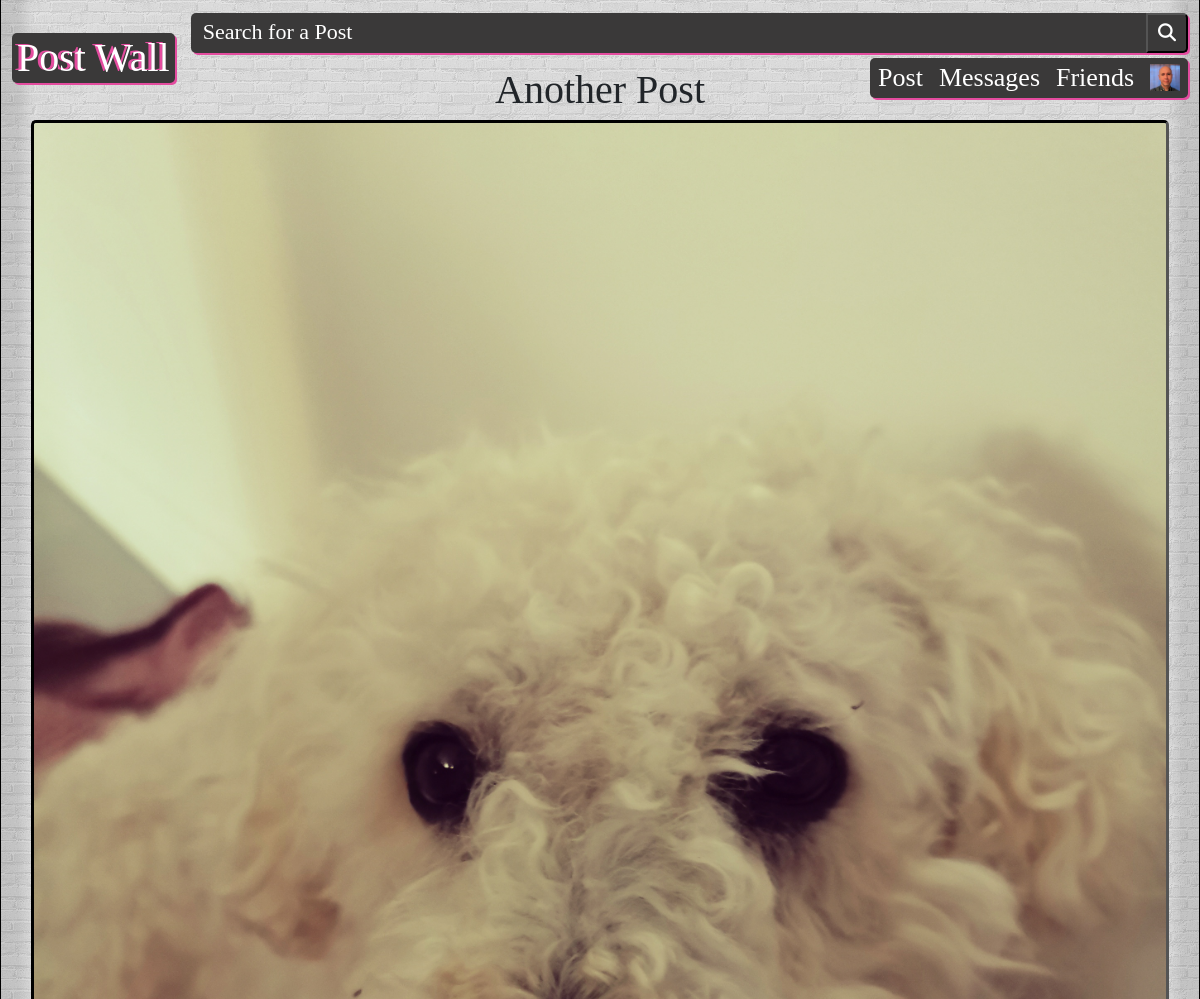
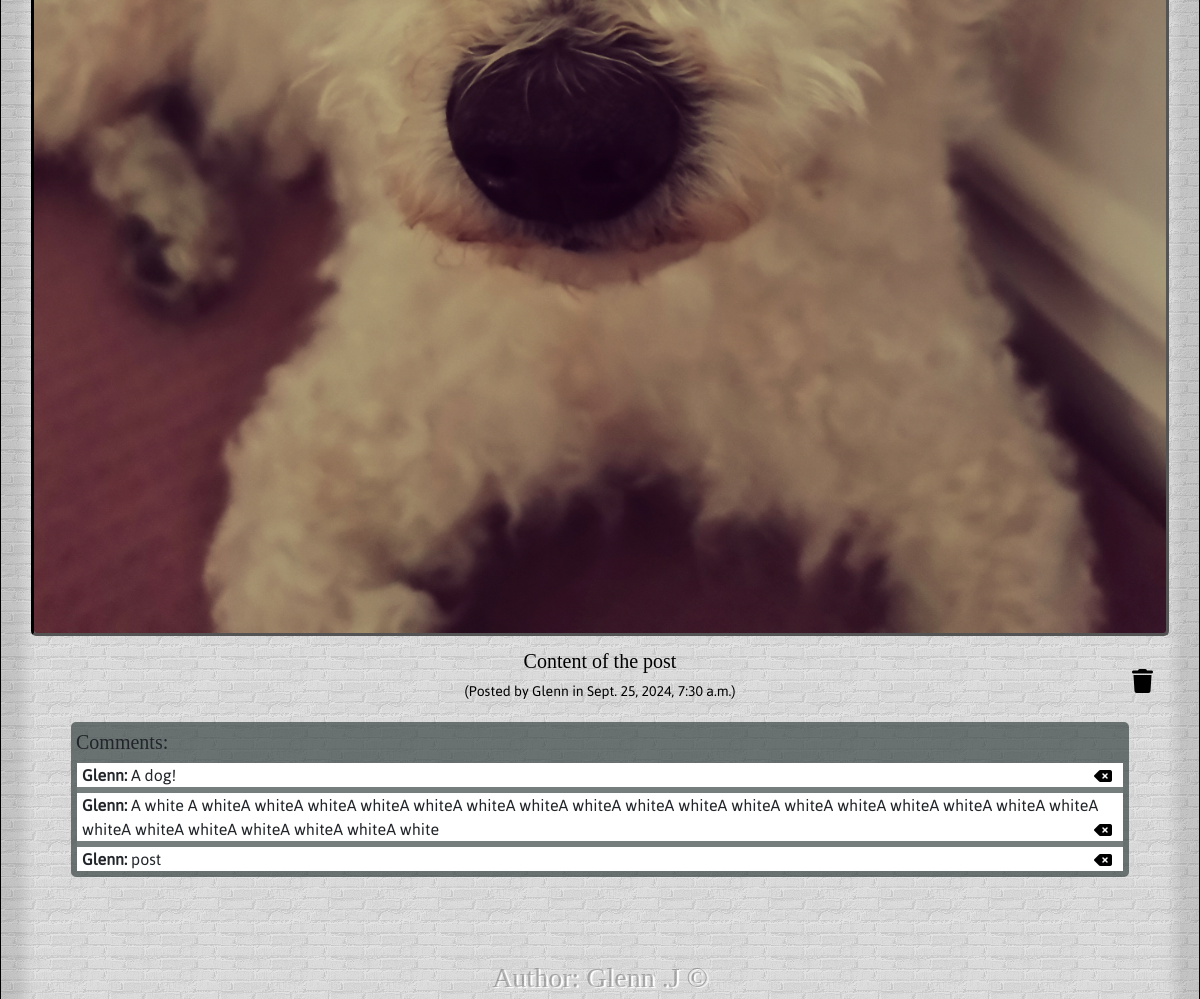
The page /post/9/ (signed in) on the database its author committed (2 pictures, top to bottom).
### blog/models.py (models this page shows, shortened)
class Post(models.Model):
    user            = models.ForeignKey(Profile, on_delete=models.CASCADE, related_name='posts')
    title           = models.CharField(max_length=50)
    img             = models.ImageField(upload_to='img/posts', blank=True, null=True)
    content         = models.TextField()
    created_at      = models.DateTimeField(default=timezone.now)
    updated_at      = models.DateTimeField(auto_now=True)
    is_published    = models.BooleanField(default=True)

class Comment(models.Model):
    post = models.ForeignKey(Post, on_delete=models.CASCADE, related_name='comments', null=True)
    user = models.ForeignKey(Profile, on_delete=models.CASCADE, related_name='comments')
    text = models.TextField()

### accounts/models.py (models this page shows, shortened)
class Profile(AbstractBaseUser):
    username          = models.CharField(max_length=50, unique=True)
    first_name        = models.CharField(max_length=50)
    last_name         = models.CharField(max_length=50)
    email             = models.EmailField(max_length=100, unique=True)
    profile_picture   = models.ImageField(blank=True, upload_to='profile/')
    date_joined       = models.DateTimeField(auto_now_add=True)
    last_login        = models.DateTimeField(auto_now=True)
    is_admin          = models.BooleanField(default=False)
    is_staff          = models.BooleanField(default=True)
    is_active         = models.BooleanField(default=True)
    is_inactive       = models.BooleanField(default=True)
    is_published      = models.BooleanField(default=True)
    USERNAME_FIELD    = 'email'
    REQUIRED_FIELDS   = ['username', 'first_name', 'last_name']
    objects = ProfileManager()

### blog/views.py (the view)
# urls.py: path('post/<int:post_id>/', views.post_detail, name='post_detail'),
def post_detail(request, post_id):
    post = get_object_or_404(Post, id=post_id)
    comments = post.comments.all()
    if request.method == 'POST':
        comment_form = CommentForm(request.POST)
        if comment_form.is_valid():
            profile = get_object_or_404(Profile, user=request.user)
            comment_form.save(user=profile, post=post)
            return redirect('postwall')
    else:
        comment_form = CommentForm()
    context = {
        'post': post,
        'comments': comments,
        'comment_form': comment_form,
        'user': request.user,
    }
    return render(request, 'post_detail.html', context)

### blog/forms.py (shortened to what this page needs)
class CommentForm(forms.ModelForm):
    class Meta:
        model = Comment
        fields = ['text']

### accounts/context_processors.py (called while the page is built)
def profile_context(request):
    profile_picture_url = None
    if request.user.is_authenticated:
        try:
            profile_picture_url = request.user.profile_picture.url if request.user.profile_picture else None
        except Profile.DoesNotExist:
            pass
    return {'profile_picture_url': profile_picture_url}

### templates/post_detail.html (shortened to what this page needs)
{% extends 'base.html' %}
{% load static %}
{% block content %}
<div class="brickwall">
    <div class="post_detail-container">
        <div class="post_detail-title">{{ post.title }}</div>
        {% if post.img %}
            <div class="post_detail-image-container">
            <img src="{{ post.img.url }}" class="post-img img-fluid" alt="Post image"/>
            </div>
        {% endif %}
        <div class="post_detail-content">{{ post.content }}</div>
        <div class="post_detail-meta">
            (Posted by {{ post.user.username }} in {{ post.created_at }})
        </div>
        {% if request.user == post.user or request.user.is_admin %}
            <div class="post_detail-delete-post-container">
                <button type="button" class="post_detail-delete-post-button"
                    onclick="showDeleteConfirmation()" aria-label="Delete post">
                    <i class="fa-solid fa-trash"></i>
                </button>
            </div>
        {% endif %}
        <div class="post_detail-comments-container">
            <div class="post_detail-comments-header">Comments:</div>
                <ul class="post_detail-comments-ul">
                    {% for comment in comments %}
                        <li class="post_detail-comments-li">
                            <strong>{{ comment.user.username }}:</strong> {{ comment.text }}
                            {% if request.user == comment.user or request.user.is_admin %}
                                <div class="post_detail-delete-comment-container">
                                    <form method="post" action="{% url 'delete_comment' comment_id=comment.id %}">
                                        <button type="submit" class="post_detail-delete-comment">
                                            <i class="fa-solid fa-delete-left"></i>
                                        </button>
                                    </form>
                                </div>
                            {% endif %}
                        </li>
                    {% empty %}
                        <li class="post_detail-no-comments"> No comments yet!</li>
                    {% endfor %}
                </ul>
            </div>
        </div>
    </div>
{% endblock %}

### templates/base.html (shortened to what this page needs)
{% load static %}
<!DOCTYPE html>
<html lang="en">
<head>
    <link
        href="https://cdn.jsdelivr.net/npm/bootstrap@5.0.2/dist/css/bootstrap.min.css"
        rel="stylesheet"
    />
    <link href="{% static 'css/base.css' %}" rel="stylesheet" type="text/css"/>
</head>
<body>
    {% include 'navbar.html' %}
    {% include 'alerts.html' %}
    {% block content %}{% endblock %}
    {% include 'footer.html' %}
</body>
</html>

### templates/navbar.html (shortened to what this page needs)
{% load static %}
{% block extra_css %}
	<link href="{% static 'css/navbar.css' %}" rel="stylesheet" type="text/css"/>
{% endblock %}
{% block header %}
<header>
	<nav class="navbar navbar-expand-lg">
		<div class="container-fluid">
			<ul class="navbar-nav">
				<li class="nav-item">
					<a class="navbar-brand {% if request.path == '/postwall/' %} active {% endif %}"
						href="{% url 'postwall' %}">Post Wall</a>
				</li>
			</ul>
			<div class="collapse navbar-collapse" id="navbarSupportedContent">
				<form action="{% url 'search' %}" method="GET" class="input-group ms-auto">
					<input type="text" name="keyword" class="form-control search-input"
						placeholder="Search for a Post" aria-label="Search" id="search-input"
						autocomplete="off"/>
					<button class="search-btn" type="submit" id="btn-search" aria-label="Search posts">
						<i class="fas fa-search"></i>
					</button>
				</form>
				<ul class="navbar-nav ms-auto">
					<li class="nav-item">
						<a class="nav-link {% if request.resolver_match.url_name == '/post/' %} active {% endif %}"
							href="{% url 'post' %}">Post</a>
					</li>
					<li class="nav-item">
						<a class="nav-link {% if request.resolver_match.url_name == '/messages/' %} active {% endif %}"
							href="#">Messages</a>
					</li>
					<li class="nav-item dropdown">
						<a class="nav-link {% if request.resolver_match.url_name == '/friends/' %} active {% endif %}"
							href="#">Friends</a>
					</li>
					<li class="nav-item dropdown">
						<a class="nav-link {% if request.resolver_match.url_name == 'profile' %} active {% endif %}"
							href="{% if user.is_authenticated %}{% url 'dashboard' %}{% else %}{% url 'login' %}{% endif %}"
							id="profiledropdown" role="button" data-bs-toggle="dropdown" aria-expanded="false">
							{% if user.is_authenticated and profile_picture_url %}
								<span class="d-none d-lg-inline">
									<img src="{{ profile_picture_url }}" alt="profile pic" class="profile-image"/>
								</span>
							{% else %}
								<span class="d-lg-none">Profile</span>
								<span class="d-none d-lg-inline">Profile</span>
							{% endif %}
						</a>
					</li>
				</ul>
			</div>
		</div>
	</nav>
</header>
{% endblock %}

### templates/alerts.html (shortened to what this page needs)
<div class="alert-c">
</div>

### templates/footer.html
{% load static %}
{% block content %}
<footer class="developer">
    Author: Glenn .J &copy; {{ current_year }}
</footer>
{% endblock %}

### static/css/base.css (style rules this page uses)
body { max-width: 1200px; width: 100%; margin: 0 auto; padding: 0; box-sizing: border-box; }
html { height: 100%; background: url("/static/wallpapers/g-blackwhite.avif") no-repeat center center fixed; background-size: cover; }
.brickwall { max-width: 100%; min-height: 100vh; margin: 0 auto; padding-top: 20px; padding-bottom: 20px; box-sizing: border-box; outline-width: 5px; position: relative; background-blend-mode: hard-light; background-color: #000; border-left: 1px solid #000; border-right: 1px solid #000; background-image: url("/static/wallpapers/brickwall.webp"); box-shadow: inset 3vw 0px 1vw -1vw rgba(0, 0, 0, 0.11), inset -3vw 0px 1vw -1vw rgba(0, 0, 0, 0.11); }
.form-control { border-radius: 0px; border: none; outline: none; background-color: #fff; }
.post_detail-container { border-radius: 5px; }
.post_detail-title { font-family: "CrispyCream3D-9YgR0", "Sans-Serif"; text-align: center; }
.post_detail-image-container { text-align: center; }
.post_detail-content { margin-top: 10px; font-family: "Asap-Regular", "Sans-Serif"; text-align: center; white-space: normal; word-wrap: break-word; color: #000; }
.post_detail-meta { font-family: "Asap-Regular", "Sans-Serif"; text-align: center; color: #000; }
.post_detail-comments-container { border-color: #2f3d3ca9; }
.post_detail-comments-header { font-family: "Asap-Bold", "Sans-Serif"; border-radius: 5px 5px 0px 0px; background-color: #2f3d3ca9; }
.post_detail-comments-ul { margin: 0px; padding-left: 0px; font-family: "Asap-Regular", "Sans-Serif"; border-radius: 0px 0px 5px 5px; border: 6px solid #2f3d3ca9; }
.post_detail-comments-li { list-style: none; background-color: #fffffffd; border-top: 6px solid #2f3d3ca9; }
.post_detail-comments-li:first-child { border-top: none; }
.post_detail-delete-post-container { position: relative; }
.post_detail-delete-post-button { margin: 0 auto; position: absolute; right: 10px; z-index: 1; border: none; color: #000; background: none; transition: all 0.3s cubic-bezier(1, 0, 0, 1); }
.post_detail-delete-comment-container { float: right; position: relative; right: 5px; }
.post_detail-delete-comment { margin: 0 auto; z-index: 1; border: none; color: #000; background: none; transition: box-shadow 0.2s ease, transform 0.2s ease; }
.developer { margin: 0 auto; outline-width: 5px; position: relative; font-family: "Cocogoose-Narrow-Letterpress-trial", "Sans-Serif"; text-align: center; color:#00000041; text-shadow: 2px 1px 1px#fff; background-blend-mode: hard-light; background-color: #000; border-left: 1px solid #000; border-right: 1px solid #000; background-image: url("/static/wallpapers/brickwall.webp"); box-shadow: inset 3vw 0px 1vw -1vw rgba(0, 0, 0, 0.11), inset -3vw 0px 1vw -1vw rgba(0, 0, 0, 0.11); }
.alert-c { padding: 10px; font-family: "SweetLove-DOK99", "Sans-Serif"; font-size: 20px; text-align: center; position: fixed; top: 100px; left: 50%; z-index: 1050; opacity: 1; transition: opacity 2s linear; transform: translateX(-50%); }
@media (min-width: 769px) and (max-width: 1200px) { .brickwall { padding: 60px 30px; } }
@media (min-width: 769px) and (max-width: 1200px) { .post_detail-title { font-size: 40px; } }
@media (min-width: 769px) and (max-width: 1200px) { .post_detail-image-container { text-align: center; } }
@media (min-width: 769px) and (max-width: 1200px) { .post-img { border-radius: 5px; border-style: inset; border-color: #000; } }
@media (min-width: 769px) and (max-width: 1200px) { .post_detail-content { font-family: "Asap-Bold", "Sans-Serif"; font-size: 20px; } }
@media (min-width: 769px) and (max-width: 1200px) { .post_detail-meta { margin-top: 5px; font-size: 14px; } }
@media (min-width: 769px) and (max-width: 1200px) { .post_detail-comments-container { margin: 20px 40px; } }
@media (min-width: 769px) and (max-width: 1200px) { .post_detail-comments-header { padding: 5px 0 0 5px; font-size: 20px; } }
@media (min-width: 769px) and (max-width: 1200px) { .post_detail-comments-li { padding-left: 5px; font-size: 16px; } }
@media (min-width: 769px) and (max-width: 1200px) { .post_detail-delete-post-container { bottom: 40px; } }
@media (min-width: 769px) and (max-width: 1200px) { .post_detail-delete-post-button { font-size: 24px; } }
@media (min-width: 769px) and (max-width: 1200px) { .developer { font-size: 28px; } }

### rows shown on the page
Post: title "Another Post", img (picture), content "Content of the post", user.username "Glenn", created_at "Sept. 25, 2024, 7:30 a.m."
Comment: user.username "Glenn", text "A dog!"
Comment: user.username "Glenn", text "A white A whiteA whiteA whiteA whiteA whiteA whiteA whiteA whiteA whiteA whiteA whiteA whiteA whiteA whiteA whiteA whiteA whiteA whiteA whiteA whiteA whiteA whiteA whiteA white"
Comment: user.username "Glenn", text "post"
